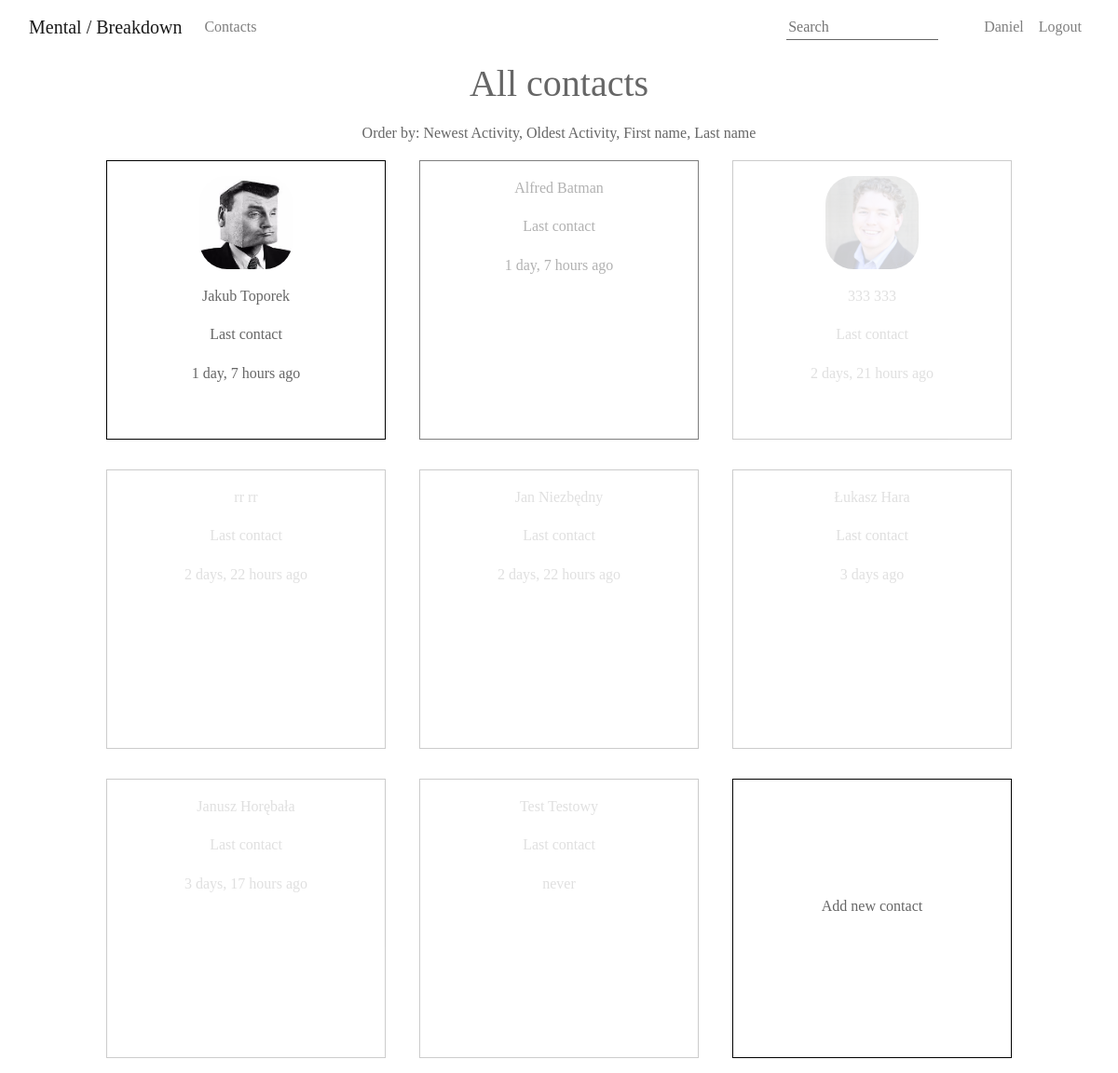
Screenshot of /contacts/ (signed in) with the database file from the repository.
### crm/models.py (models this page shows, shortened)
class Contact(models.Model):
    SEX_CHOICES = (
        ('Female', 'Female',),
        ('Male', 'Male',),
        ('Unsure', 'Unsure',),
    )
    first_name = models.CharField(max_length=128)
    last_name = models.CharField(max_length=128)
    birthdate = models.DateField()
    sex = models.CharField(choices=SEX_CHOICES, max_length=64, null=True, default="Unknown")
    description = models.CharField(max_length=600, blank="No description", null="True")
    contacts = models.ManyToManyField('self', through='ContactRelationship')
    activites = models.ForeignKey('Activity', related_name="contact_activity", on_delete=models.CASCADE, null=True)
    updated_at = models.DateTimeField(null=True)
    avatar = models.ImageField(upload_to='images/', null=True)
    created_by = models.ForeignKey(User, null=True, blank=True, on_delete=models.DO_NOTHING,
                                   related_name='created_by')

### crm/views.py (the view)
# urls.py: path('contacts/', ContactList.as_view()),
class ContactList(View):
    def get(self, request):
        user = request.user
        contacts_list1 = Contact.objects.filter(created_by=user).order_by('-updated_at')
        contacts1 = Contact.objects.filter(created_by=user).order_by('-updated_at')[0:1]
        contacts2 = Contact.objects.filter(created_by=user).order_by('-updated_at')[1:2]
        contacts3 = Contact.objects.filter(created_by=user).order_by('-updated_at')[2:]
        return render(request, 'contacts.html',
                      {'contacts_list1': contacts_list1, 'contacts1': contacts1, 'contacts2': contacts2,
                       'contacts3': contacts3})

### crm/forms.py
class NavbarForm(forms.Form):
    name = forms.CharField(label=False, widget=forms.TextInput(attrs={'placeholder': 'Search'}))

### crm/context_processors.py (called while the page is built)
def navbarform(request):
    return {
        'navbarform': NavbarForm()
    }

### crm/templates/contacts.html (shortened to what this page needs)
{% extends 'base.html' %}
{% load humanize %}
{% load extratag %}
{% block content %}
    <div class="row">
        <div class="col-lg-12 contacts-title">
            <h1><a href="/contacts">All contacts</a></h1>
            Order by: <a href="/contacts/sort/{{ "newest_activity" }}">Newest Activity</a>, <a
                href="/contacts/sort/{{ "oldest_activity" }}">Oldest Activity</a>, <a
                href="/contacts/sort/{{ "first_name" }}">First name</a>, <a
                href="/contacts/sort/{{ "last_name" }}">Last name</a>
        </div>
    </div>
    <div class="row">
        <div class="col-lg-12">
            <div class="cards">
                {% if contacts_list1 %}
                    {% for contact in contacts1 %}
                        <a href="/contact/view/{{ contact.id }}">
                            <div class="contact-card">
                                {% if contact.avatar %}
                                    <p><img src="{{ contact.avatar.url }}" width="100px" class="avatar-main"></p>
                                {% endif %}
                                <p>{{ contact.first_name }} {{ contact.last_name }}</p>
                                <p>Last contact</p>
                                {% if contact.updated_at is not null %}
                                    <p>{{ contact.updated_at|naturaltime }} </p>
                                {% else %}
                                    <p>never</p>
                                {% endif %}
                            </div>
                        </a>
                    {% endfor %}
                    {% for contact in contacts2 %}
                        <a href="/contact/view/{{ contact.id }}">
                            <div class="contact-card" style="opacity: 0.5;">
                                <p>{{ contact.first_name }} {{ contact.last_name }}</p>
                                <p>Last contact</p>
                                {% if contact.updated_at is not null %}
                                    <p>{{ contact.updated_at|naturaltime }} </p>
                                {% else %}
                                    <p>never</p>
                                {% endif %}
                            </div>
                        </a>
                    {% endfor %}
                    {% for contact in contacts3 %}
                        <a href="/contact/view/{{ contact.id }}">
                            <div class="contact-card" style="opacity: 0.2;">
                                {% if contact.avatar %}
                                    <p><img src="{{ contact.avatar.url }}" width="100px" class="avatar-main"></p>
                                {% endif %}
                                <p>{{ contact.first_name }} {{ contact.last_name }}</p>
                                <p>Last contact</p>
                                {% if contact.updated_at is not null %}
                                    <p>{{ contact.updated_at|naturaltime }} </p>
                                {% else %}
                                    <p>never</p>
                                {% endif %}
                            </div>
                        </a>
                    {% endfor %}
                    <a href="/contact/create">
                        <div class="contact-card">
                            <p class="add-contact">Add new contact</p>
                        </div>
                    </a>
                {% endif %}
            </div>
        </div>
    </div>
{% endblock %}

### crm/templates/base.html (shortened to what this page needs)
{% load static %}
<html>
<head>
    <link rel="stylesheet" href="https://stackpath.bootstrapcdn.com/bootstrap/4.4.1/css/bootstrap.min.css"
>
    <link rel="stylesheet" href="{% static 'css/style.css' %}">
    <link rel="stylesheet" href="/static/css/tagsinput.css"/>
    <link rel="stylesheet" href="https://cdnjs.cloudflare.com/ajax/libs/datepicker/0.6.5/datepicker.min.css"
/>
</head>
<body>
<div class="container-fluid">
    <div class="row">
        <div class="col-md-12">
            <nav class="navbar navbar-expand-lg navbar-light">
                <a class="desktop navbar-brand" href="/">Mental / Breakdown</a>
                <div class="collapse navbar-collapse" id="bs-example-navbar-collapse-1">
                    <ul class="navbar-nav">
                        {% if user.is_authenticated %}
                            <li class="nav-item">
                                <a class="nav-link" href="/contacts">Contacts</a>
                            </li>
                        {% endif %}
                    </ul>
                    <ul class="navbar-nav ml-md-auto">
                        {% if user.is_authenticated %}
                            <form class="form-inline" action="/search/" method="GET">
                                {{ navbarform }}
                            </form>
                        {% endif %}
                        {% block user %}
                            {% if user.is_authenticated %}
                                <li class="nav-item">
                                    <a class="nav-link" href="#">{{ user.username|capfirst }}</a>
                                </li>
                                <li class="nav-item">
                                    <a class="nav-link" href="/logout">Logout</a>
                                </li>
                            {% else %}
                                <li><a href="/accounts/login/">login</a></li>
                            {% endif %}
                        {% endblock %}
                    </ul>
                </div>
            </nav>
        </div>
    </div>
    <div class="row">
        <div class="col-md-12">
            <div class="center-div">
                {% block content %}
                {% endblock %}
            </div>
        </div>
    </div>
</div>
</body>
</html>

### crm/static/css/style.css (style rules this page uses)
html { line-height: 1.6; }
body, p, a { font-family: "Times New Roman", Times, serif; color: #666666; line-height: 1.6; }
input { border: none; border-bottom: 1px solid #666666; }
.avatar-main { border-radius: 30px; }
h1, h2, h3, h4, h5 { line-height: 1.2; color: #444444 }
.contact-card { border: solid 1px black; margin: 1rem; padding: 1rem; display: inline-block; width: 300px; height: 300px; vertical-align: middle; }
.contacts-title { text-align: center; }
.add-contact { height: 15rem; display: flex; align-items: center; justify-content: center; }
.cards { align-content: center; text-align: center; }
.form-inline #id_name { width: 80%; }
.form-inline { margin: 0; }

### rows the page displays
Contact: avatar (picture), first_name "Jakub", last_name "Toporek", updated_at "1 day, 7 hours ago"
Contact: first_name "Alfred", last_name "Batman", updated_at "1 day, 7 hours ago"
Contact: avatar (picture), first_name "333", last_name "333", updated_at "2 days, 21 hours ago"
Contact: first_name "rr", last_name "rr", updated_at "2 days, 22 hours ago"
Contact: first_name "Jan", last_name "Niezbędny", updated_at "2 days, 22 hours ago"
Contact: first_name "Łukasz", last_name "Hara", updated_at "3 days ago"
Contact: first_name "Janusz", last_name "Horębała", updated_at "3 days, 17 hours ago"
Contact: first_name "Test", last_name "Testowy", shows "never"

### other values shown
{{ user.username|capfirst }} "Daniel"
